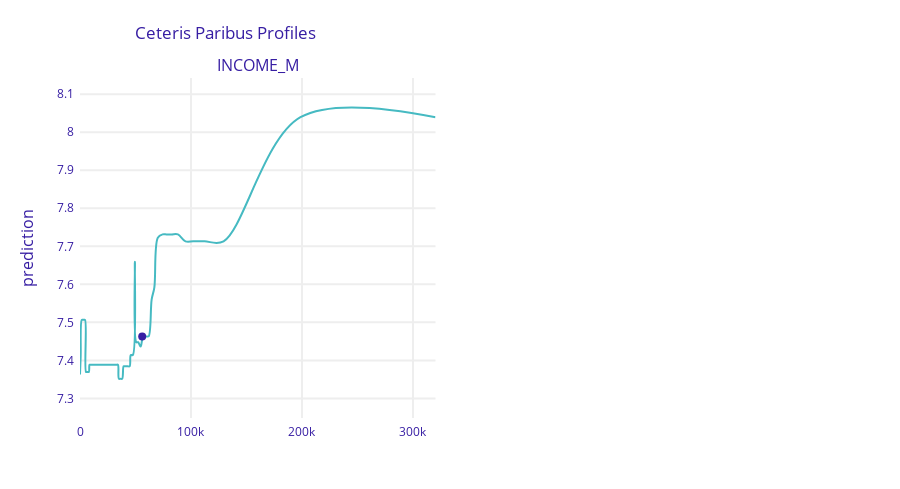

The notebook cell saved with this chart:
### Code cell
cp.plot(variables=["INCOME_M"])
